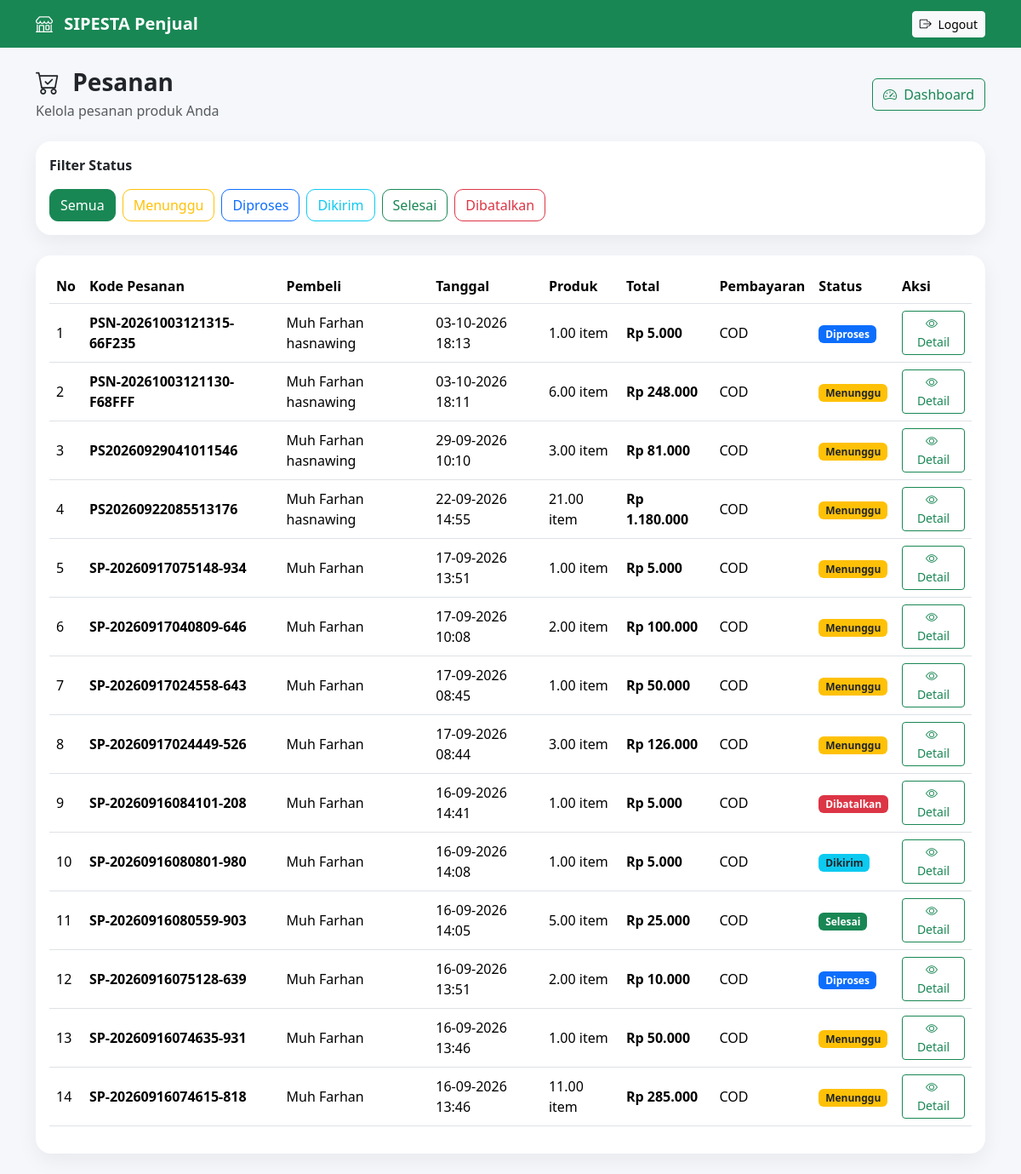
Screenshot of /penjual/pesanan.php (signed in) with the database file from the repository.
### tables this page shows
CREATE TABLE `pesanan` (
  `id` int(11) NOT NULL,
  `kode_pesanan` varchar(30) NOT NULL,
  `pembeli_id` int(11) NOT NULL,
  `nama_penerima` varchar(150) DEFAULT NULL,
  `no_hp` varchar(30) DEFAULT NULL,
  `tanggal_pesanan` datetime DEFAULT current_timestamp(),
  `total_harga` decimal(15,2) NOT NULL DEFAULT 0.00,
  `alamat_pengiriman` text NOT NULL,
  `catatan` text DEFAULT NULL,
  `metode_pembayaran` enum('COD','Transfer') DEFAULT 'COD',
  `STATUS` varchar(20) NOT NULL DEFAULT 'menunggu',
  `created_at` timestamp NOT NULL DEFAULT current_timestamp(),
  `updated_at` timestamp NOT NULL DEFAULT current_timestamp() ON UPDATE current_timestamp(),
  `latitude_pengiriman` decimal(10,8) DEFAULT NULL,
  `longitude_pengiriman` decimal(11,8) DEFAULT NULL,
  `jarak_km` decimal(10,2) DEFAULT NULL,
  `ongkos_kirim` decimal(15,2) NOT NULL DEFAULT 0.00
);

### config/auth.php (called while the page is built, shortened)
<?php
function userId()
{
    return (int)($_SESSION['user_id'] ?? 0);
}

### config/helper.php (called while the page is built, shortened)
<?php
function e($text)
{
    return htmlspecialchars($text ?? '', ENT_QUOTES, 'UTF-8');
}
function rupiah($angka)
{
    return 'Rp ' . number_format(
        $angka,
        0,
        ',',
        '.'
    );
}

### penjual/pesanan.php (the view, shortened to what this page needs)
<?php
require_once "../config/database.php";
require_once "../config/auth.php";
require_once "../config/helper.php";
$user_id = userId();
$stmtPenjual = $conn->prepare("
    SELECT
        id,
        nama_usaha,
        alamat
    FROM penjual
    WHERE user_id = ?
    LIMIT 1
");
$stmtPenjual->bind_param("i", $user_id);
$stmtPenjual->execute();
$penjual = $stmtPenjual->get_result()->fetch_assoc();
$penjual_id = (int) $penjual['id'];
$status = isset($_GET['status'])
    ? trim($_GET['status'])
    : '';
$sql = "
    SELECT
        p.id,
        p.kode_pesanan,
        p.nama_penerima,
        p.no_hp,
        p.tanggal_pesanan,
        p.metode_pembayaran,
        p.status,
        SUM(dp.subtotal) AS total_produk,
        SUM(dp.jumlah) AS jumlah_produk
    FROM pesanan p
    INNER JOIN detail_pesanan dp
        ON p.id = dp.pesanan_id
    INNER JOIN produk pr
        ON dp.produk_id = pr.id
    WHERE pr.penjual_id = ?
";
$params = [$penjual_id];
$types = "i";
$sql .= "
    GROUP BY
        p.id,
        p.kode_pesanan,
        p.nama_penerima,
        p.no_hp,
        p.tanggal_pesanan,
        p.metode_pembayaran,
        p.status
    ORDER BY p.tanggal_pesanan DESC
";
$stmt = $conn->prepare($sql);
$stmt->bind_param(
    $types,
    ...$params
);
$stmt->execute();
$pesanan = $stmt->get_result();
function badgeStatusPenjual($status)
{
    switch (strtolower($status)) {
        case 'menunggu':
            return '<span class="badge bg-warning text-dark">
                        Menunggu
                    </span>';
        case 'diproses':
            return '<span class="badge bg-primary">
                        Diproses
                    </span>';
        case 'dikirim':
            return '<span class="badge bg-info text-dark">
                        Dikirim
                    </span>';
        case 'selesai':
            return '<span class="badge bg-success">
                        Selesai
                    </span>';
        case 'dibatalkan':
            return '<span class="badge bg-danger">
                        Dibatalkan
                    </span>';
    }
}
?>
<!DOCTYPE html>
<html lang="id">
<head>
    <link
        href="https://cdn.jsdelivr.net/npm/bootstrap@5.3.2/dist/css/bootstrap.min.css"
        rel="stylesheet"
    >
    <link
        href="https://cdn.jsdelivr.net/npm/bootstrap-icons@1.11.3/font/bootstrap-icons.css"
        rel="stylesheet"
    >
</head>
<body>
<nav class="navbar navbar-dark navbar-custom">
    <div class="container">
        <a
            href="index.php"
            class="navbar-brand fw-bold"
        >
            <i class="bi bi-shop me-2"></i>
            SIPESTA Penjual
        </a>
        <a
            href="../logout.php"
            class="btn btn-light btn-sm"
        >
            <i class="bi bi-box-arrow-right me-1"></i>
            Logout
        </a>
    </div>
</nav>
<div class="container py-4">
    <div class="d-flex
                justify-content-between
                align-items-center
                mb-4">
        <div>
            <h3 class="fw-bold mb-1">
                <i class="bi bi-cart-check me-2"></i>
                Pesanan
            </h3>
            <div class="text-muted">
                Kelola pesanan produk Anda
            </div>
        </div>
        <a
            href="index.php"
            class="btn btn-outline-success"
        >
            <i class="bi bi-speedometer2 me-1"></i>
            Dashboard
        </a>
    </div>
    <div class="card card-custom mb-4">
        <div class="card-body">
            <div class="fw-semibold mb-3">
                Filter Status
            </div>
            <div class="d-flex flex-wrap gap-2">
                <a
                    href="pesanan.php"
                    class="btn
                        <?= $status === ''
                            ? 'btn-success'
                            : 'btn-outline-success'
                        ?>
                        filter-btn"
                >
                    Semua
                </a>
                <a
                    href="pesanan.php?status=menunggu"
                    class="btn
                        <?= $status === 'menunggu'
                            ? 'btn-warning'
                            : 'btn-outline-warning'
                        ?>
                        filter-btn"
                >
                    Menunggu
                </a>
                <a
                    href="pesanan.php?status=diproses"
                    class="btn
                        <?= $status === 'diproses'
                            ? 'btn-primary'
                            : 'btn-outline-primary'
                        ?>
                        filter-btn"
                >
                    Diproses
                </a>
                <a
                    href="pesanan.php?status=dikirim"
                    class="btn
                        <?= $status === 'dikirim'
                            ? 'btn-info'
                            : 'btn-outline-info'
                        ?>
                        filter-btn"
                >
                    Dikirim
                </a>
                <a
                    href="pesanan.php?status=selesai"
                    class="btn
                        <?= $status === 'selesai'
                            ? 'btn-success'
                            : 'btn-outline-success'
                        ?>
                        filter-btn"
                >
                    Selesai
                </a>
                <a
                    href="pesanan.php?status=dibatalkan"
                    class="btn
                        <?= $status === 'dibatalkan'
                            ? 'btn-danger'
                            : 'btn-outline-danger'
                        ?>
                        filter-btn"
                >
                    Dibatalkan
                </a>
            </div>
        </div>
    </div>
    <div class="card card-custom">
        <div class="card-body">
            <div class="table-responsive">
                <table class="table
                              table-hover
                              align-middle">
                    <thead>
                        <tr>
                            <th>No</th>
                            <th>Kode Pesanan</th>
                            <th>Pembeli</th>
                            <th>Tanggal</th>
                            <th>Produk</th>
                            <th>Total</th>
                            <th>Pembayaran</th>
                            <th>Status</th>
                            <th>Aksi</th>
                        </tr>
                    </thead>
                    <tbody>
                    <?php if ($pesanan->num_rows > 0): ?>
                        <?php
                        $no = 1;
                        ?>
                        <?php while (
                            $row = $pesanan->fetch_assoc()
                        ): ?>
                            <tr>
                                <td>
                                    <?= $no++ ?>
                                </td>
                                <td>
                                    <div class="order-code">
                                        <?= e(
                                            $row['kode_pesanan']
                                        ) ?>
                                    </div>
                                </td>
                                <td>
                                    <?= e(
                                        $row['nama_penerima']
                                    ) ?>
                                </td>
                                <td>
                                    <?= date(
                                        'd-m-Y H:i',
                                        strtotime(
                                            $row['tanggal_pesanan']
                                        )
                                    ) ?>
                                </td>
                                <td>
                                    <?= e(
                                        $row['jumlah_produk']
                                    ) ?>
                                    item
                                </td>
                                <td>
                                    <strong>
                                        <?= rupiah(
                                            $row['total_produk']
                                        ) ?>
                                    </strong>
                                </td>
                                <td>
                                    <?= e(
                                        $row['metode_pembayaran']
                                    ) ?>
                                </td>
                                <td>
                                    <?= badgeStatusPenjual(
                                        $row['status']
                                    ) ?>
                                </td>
                                <td>
                                    <a
                                        href="detail_pesanan.php?id=<?= (int)$row['id'] ?>"
                                        class="btn btn-sm btn-outline-success"
                                    >
                                        <i class="bi bi-eye me-1"></i>
                                        Detail
                                    </a>
                                </td>
                            </tr>
                        <?php endwhile; ?>
                    <?php endif; ?>
                    </tbody>
                </table>
            </div>
        </div>
    </div>
</div>
</body>
</html>

### penjual/pesanan.php (style rules this page uses)
body { background: #f5f7fb; }
.navbar-custom { background: #198754; }
.card-custom { border: none; border-radius: 18px; box-shadow: 0 8px 25px rgba(0,0,0,.06); }
.table thead th { white-space: nowrap; }
.order-code { font-weight: 700; }
.filter-btn { border-radius: 10px; }

### rows the page displays
pesanan: kode_pesanan "PSN-20261003121315-66F235", nama_penerima "Muh Farhan hasnawing", tanggal_pesanan "03-10-2026 18:13", jumlah_produk "1.00", total_produk "Rp 5.000", metode_pembayaran "COD", STATUS "Diproses"
pesanan: kode_pesanan "PSN-20261003121130-F68FFF", nama_penerima "Muh Farhan hasnawing", tanggal_pesanan "03-10-2026 18:11", jumlah_produk "6.00", total_produk "Rp 248.000", metode_pembayaran "COD", STATUS "Menunggu"
pesanan: kode_pesanan "PS20260929041011546", nama_penerima "Muh Farhan hasnawing", tanggal_pesanan "29-09-2026 10:10", jumlah_produk "3.00", total_produk "Rp 81.000", metode_pembayaran "COD", STATUS "Menunggu"
pesanan: kode_pesanan "PS20260922085513176", nama_penerima "Muh Farhan hasnawing", tanggal_pesanan "22-09-2026 14:55", jumlah_produk "21.00", total_produk "Rp 1.180.000", metode_pembayaran "COD", STATUS "Menunggu"
pesanan: kode_pesanan "SP-20260917075148-934", nama_penerima "Muh Farhan", tanggal_pesanan "17-09-2026 13:51", jumlah_produk "1.00", total_produk "Rp 5.000", metode_pembayaran "COD", STATUS "Menunggu"
pesanan: kode_pesanan "SP-20260917040809-646", nama_penerima "Muh Farhan", tanggal_pesanan "17-09-2026 10:08", jumlah_produk "2.00", total_produk "Rp 100.000", metode_pembayaran "COD", STATUS "Menunggu"
pesanan: kode_pesanan "SP-20260917024558-643", nama_penerima "Muh Farhan", tanggal_pesanan "17-09-2026 08:45", jumlah_produk "1.00", total_produk "Rp 50.000", metode_pembayaran "COD", STATUS "Menunggu"
pesanan: kode_pesanan "SP-20260917024449-526", nama_penerima "Muh Farhan", tanggal_pesanan "17-09-2026 08:44", jumlah_produk "3.00", total_produk "Rp 126.000", metode_pembayaran "COD", STATUS "Menunggu"
pesanan: kode_pesanan "SP-20260916084101-208", nama_penerima "Muh Farhan", tanggal_pesanan "16-09-2026 14:41", jumlah_produk "1.00", total_produk "Rp 5.000", metode_pembayaran "COD", STATUS "Dibatalkan"
pesanan: kode_pesanan "SP-20260916080801-980", nama_penerima "Muh Farhan", tanggal_pesanan "16-09-2026 14:08", jumlah_produk "1.00", total_produk "Rp 5.000", metode_pembayaran "COD", STATUS "Dikirim"
pesanan: kode_pesanan "SP-20260916080559-903", nama_penerima "Muh Farhan", tanggal_pesanan "16-09-2026 14:05", jumlah_produk "5.00", total_produk "Rp 25.000", metode_pembayaran "COD", STATUS "Selesai"
pesanan: kode_pesanan "SP-20260916075128-639", nama_penerima "Muh Farhan", tanggal_pesanan "16-09-2026 13:51", jumlah_produk "2.00", total_produk "Rp 10.000", metode_pembayaran "COD", STATUS "Diproses"
pesanan: kode_pesanan "SP-20260916074635-931", nama_penerima "Muh Farhan", tanggal_pesanan "16-09-2026 13:46", jumlah_produk "1.00", total_produk "Rp 50.000", metode_pembayaran "COD", STATUS "Menunggu"
pesanan: kode_pesanan "SP-20260916074615-818", nama_penerima "Muh Farhan", tanggal_pesanan "16-09-2026 13:46", jumlah_produk "11.00", total_produk "Rp 285.000", metode_pembayaran "COD", STATUS "Menunggu"
